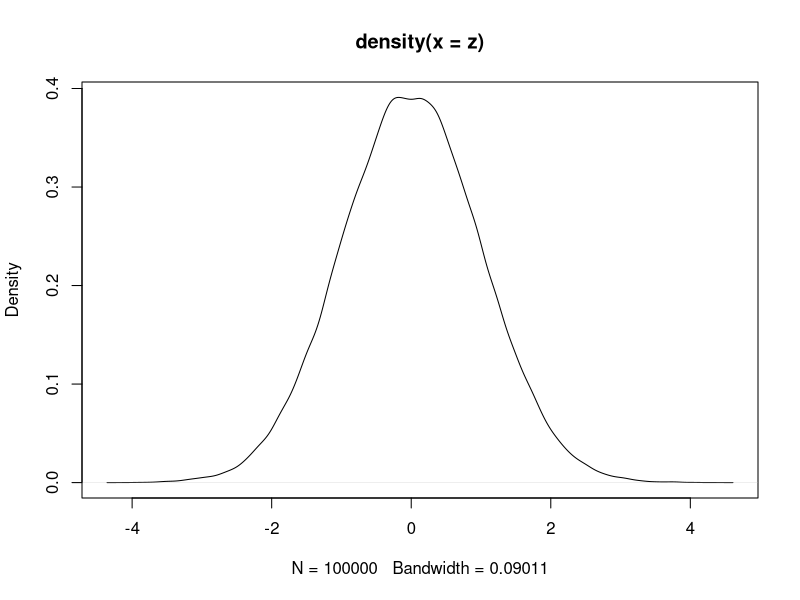

Reproduce this figure in R.
# Create a sequence of numbers between -10 and 10 incrementing by 0.1.
x <- seq(-10, 10, by = .1)

# Choose the mean as 2.5 and standard deviation as 2
y <- dnorm(x, mean = 2.5, sd = 2)
z = rnorm(100000)

plot(density(z))
